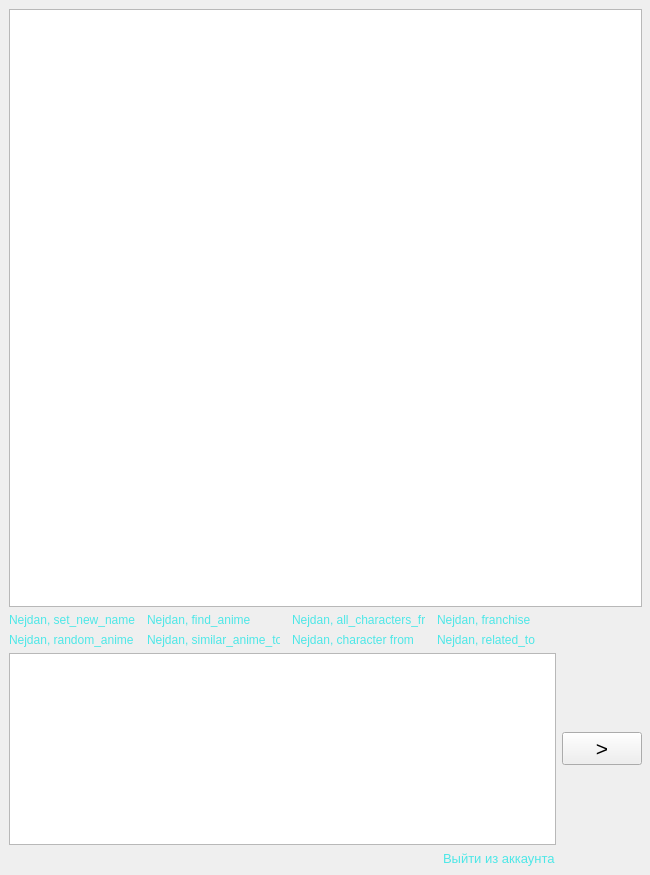
<?xml version="1.0" encoding="UTF-8"?>
<ui version="4.0">
 <class>ChatForm</class>
 <widget class="QMainWindow" name="ChatForm">
  <property name="geometry">
   <rect>
    <x>0</x>
    <y>0</y>
    <width>650</width>
    <height>875</height>
   </rect>
  </property>
  <property name="sizePolicy">
   <sizepolicy hsizetype="Ignored" vsizetype="Ignored">
    <horstretch>0</horstretch>
    <verstretch>0</verstretch>
   </sizepolicy>
  </property>
  <property name="minimumSize">
   <size>
    <width>650</width>
    <height>0</height>
   </size>
  </property>
  <property name="maximumSize">
   <size>
    <width>650</width>
    <height>875</height>
   </size>
  </property>
  <property name="windowTitle">
   <string>Чат</string>
  </property>
  <property name="styleSheet">
   <string notr="true">QMainWindow#QWidget#ClickableLabel: {color: rgb(0, 0, 255);}</string>
  </property>
  <widget class="QWidget" name="centralwidget">
   <layout class="QGridLayout" name="gridLayout_2">
    <item row="5" column="0" colspan="8">
     <widget class="QPlainTextEdit" name="text_message">
      <property name="sizePolicy">
       <sizepolicy hsizetype="Expanding" vsizetype="Minimum">
        <horstretch>0</horstretch>
        <verstretch>0</verstretch>
       </sizepolicy>
      </property>
      <property name="font">
       <font>
        <pointsize>12</pointsize>
       </font>
      </property>
     </widget>
    </item>
    <item row="4" column="0">
     <widget class="ClickableLabel" name="label_random">
      <property name="styleSheet">
       <string notr="true">color: rgb(77, 231, 231);</string>
      </property>
      <property name="text">
       <string>Nejdan, random_anime</string>
      </property>
     </widget>
    </item>
    <item row="6" column="0">
     <widget class="QLabel" name="label_login_as">
      <property name="font">
       <font>
        <pointsize>10</pointsize>
       </font>
      </property>
      <property name="styleSheet">
       <string notr="true">color: rgb(255, 255, 255);</string>
      </property>
      <property name="text">
       <string/>
      </property>
     </widget>
    </item>
    <item row="3" column="2">
     <widget class="ClickableLabel" name="label_find">
      <property name="styleSheet">
       <string notr="true">color: rgb(77, 231, 231);</string>
      </property>
      <property name="text">
       <string>Nejdan, find_anime</string>
      </property>
     </widget>
    </item>
    <item row="4" column="4">
     <widget class="ClickableLabel" name="label_character">
      <property name="styleSheet">
       <string notr="true">color: rgb(77, 231, 231);</string>
      </property>
      <property name="text">
       <string>Nejdan, character from</string>
      </property>
     </widget>
    </item>
    <item row="4" column="6" colspan="2">
     <widget class="ClickableLabel" name="label_related">
      <property name="styleSheet">
       <string notr="true">color: rgb(77, 231, 231);</string>
      </property>
      <property name="text">
       <string>Nejdan, related_to</string>
      </property>
     </widget>
    </item>
    <item row="5" column="8">
     <widget class="QPushButton" name="btn_send">
      <property name="font">
       <font>
        <pointsize>16</pointsize>
       </font>
      </property>
      <property name="text">
       <string>&gt;</string>
      </property>
     </widget>
    </item>
    <item row="6" column="7">
     <widget class="ClickableLabel" name="label_exit">
      <property name="font">
       <font>
        <pointsize>10</pointsize>
       </font>
      </property>
      <property name="styleSheet">
       <string notr="true">color: rgb(77, 231, 231);</string>
      </property>
      <property name="text">
       <string>Выйти из аккаунта</string>
      </property>
     </widget>
    </item>
    <item row="0" column="0" colspan="9">
     <widget class="QListWidget" name="chat">
      <property name="font">
       <font>
        <pointsize>12</pointsize>
       </font>
      </property>
      <property name="selectionMode">
       <enum>QAbstractItemView::NoSelection</enum>
      </property>
     </widget>
    </item>
    <item row="4" column="2">
     <widget class="ClickableLabel" name="label_similar">
      <property name="styleSheet">
       <string notr="true">color: rgb(77, 231, 231);</string>
      </property>
      <property name="text">
       <string>Nejdan, similar_anime_to</string>
      </property>
     </widget>
    </item>
    <item row="3" column="4">
     <widget class="ClickableLabel" name="label_all_characters">
      <property name="sizePolicy">
       <sizepolicy hsizetype="Preferred" vsizetype="Preferred">
        <horstretch>0</horstretch>
        <verstretch>0</verstretch>
       </sizepolicy>
      </property>
      <property name="styleSheet">
       <string notr="true">color: rgb(77, 231, 231);</string>
      </property>
      <property name="text">
       <string>Nejdan, all_characters_from</string>
      </property>
      <property name="scaledContents">
       <bool>true</bool>
      </property>
      <property name="wordWrap">
       <bool>false</bool>
      </property>
     </widget>
    </item>
    <item row="3" column="0">
     <widget class="ClickableLabel" name="label_new_name">
      <property name="styleSheet">
       <string notr="true">color: rgb(77, 231, 231);</string>
      </property>
      <property name="text">
       <string>Nejdan, set_new_name</string>
      </property>
     </widget>
    </item>
    <item row="3" column="6" colspan="2">
     <widget class="ClickableLabel" name="label_franchise">
      <property name="styleSheet">
       <string notr="true">color: rgb(77, 231, 231);</string>
      </property>
      <property name="text">
       <string>Nejdan, franchise</string>
      </property>
     </widget>
    </item>
   </layout>
  </widget>
 </widget>
 <customwidgets>
  <customwidget>
   <class>ClickableLabel</class>
   <extends>QLabel</extends>
   <header>label</header>
  </customwidget>
 </customwidgets>
 <resources/>
 <connections/>
</ui>
